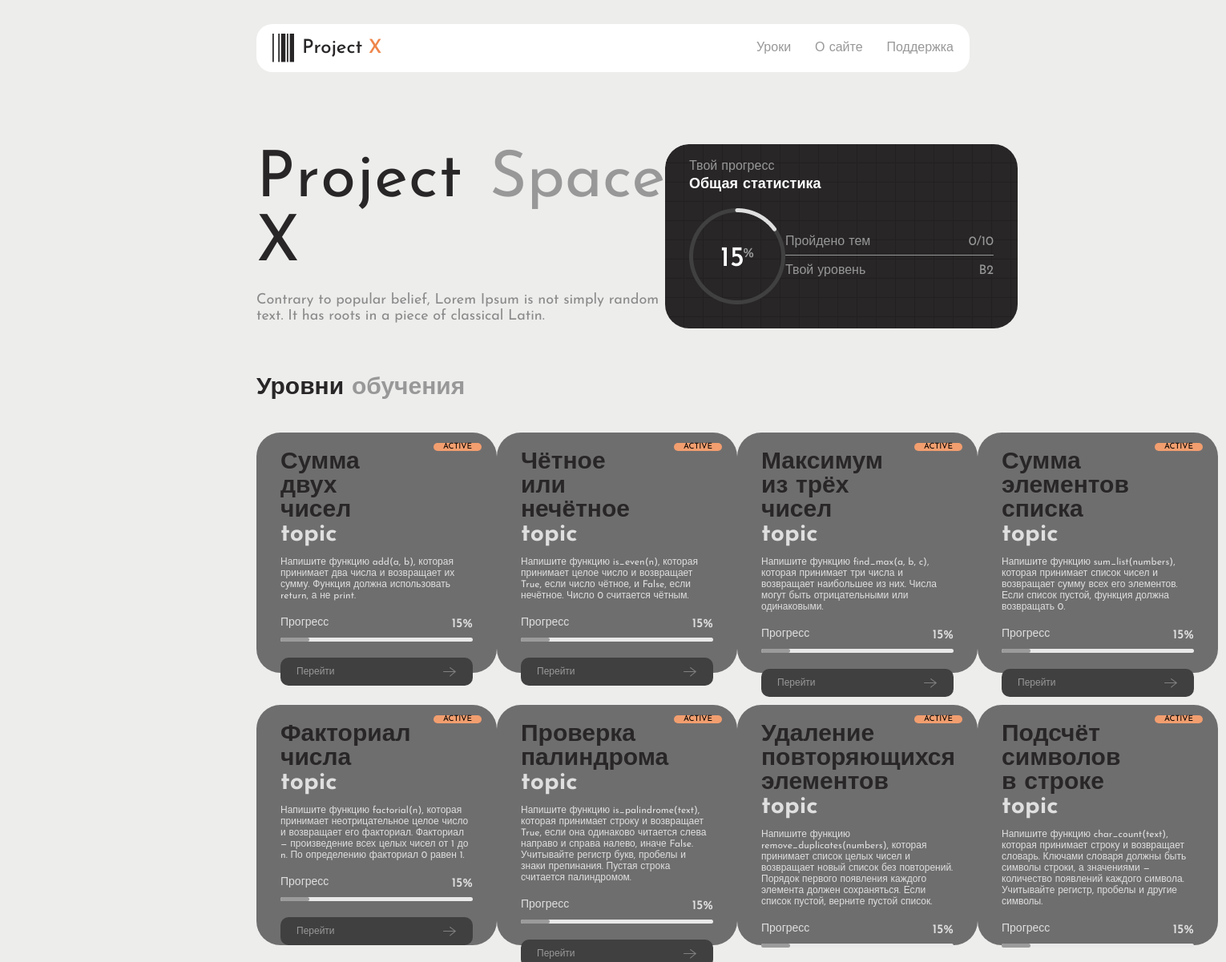
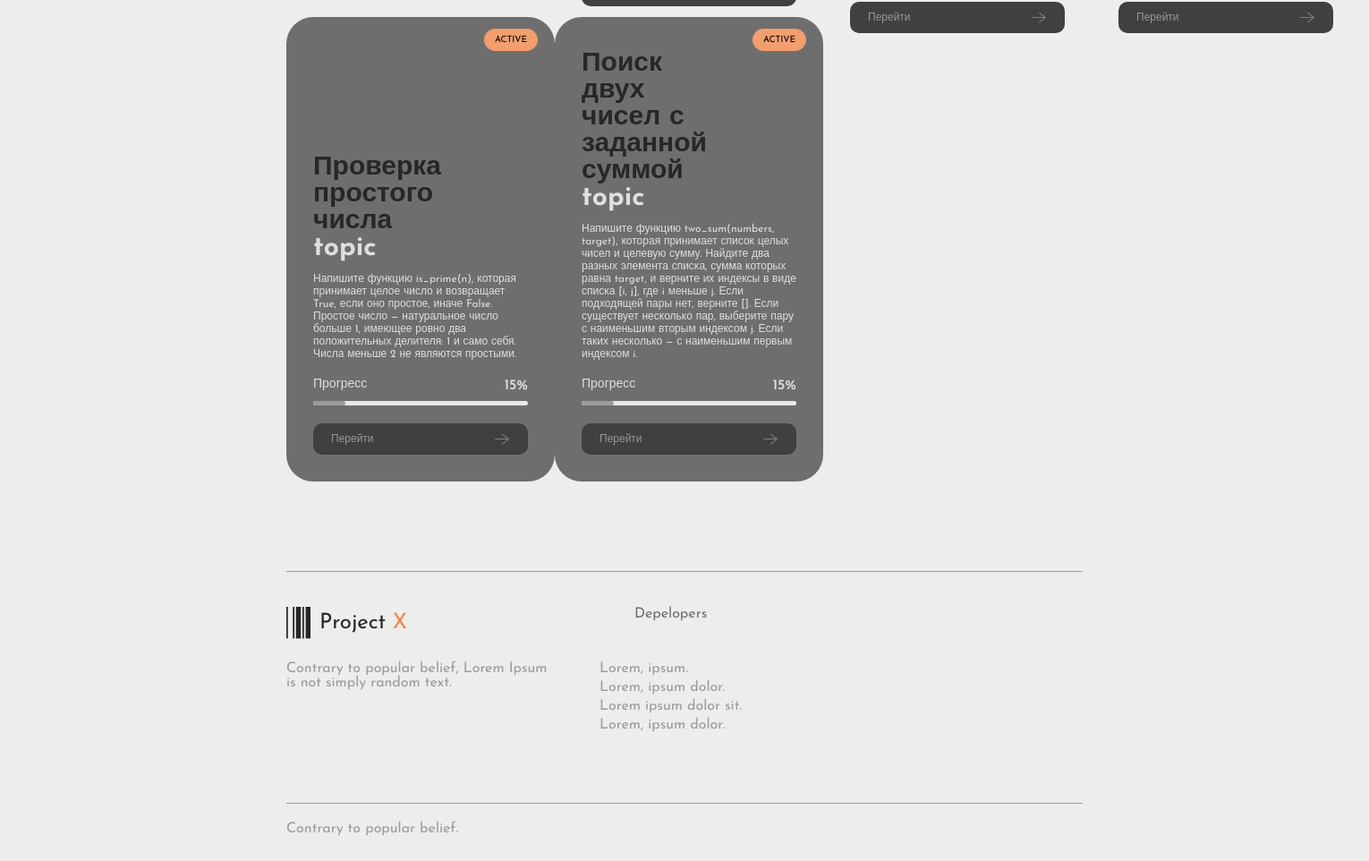
/main/ (signed in), run on the app's committed database (2 pictures, top to bottom).
### task/models.py (models this page shows, shortened)
class Task(models.Model):
    title = models.CharField(max_length=200)
    description = models.TextField()
    number = models.PositiveIntegerField()
    tests = models.JSONField(default=list)

### main/views.py (the view)
# urls.py: path("", views.main, name="main"),
@login_required(login_url='log')
def main(request):
    count = TaskProgress.objects.filter(user=request.user, is_completed=True).count()
    total = Task.objects.count()
    all_tasks = Task.objects.all()
    context = {
        'completed_task' : count,
        'total_tasks' : total,
        'tasks' : all_tasks
    }
    return render(request, 'main/main.html', context)

### main/templates/main/main.html (shortened to what this page needs)
{% load static %}
<!DOCTYPE html>
<html lang="ru">
<head>
    <link rel="stylesheet" href="{%static '/main/css/reset.css' %}">
    <link rel="stylesheet" href="{% static '/main/css/projectX_style.css' %}">
</head>
<body>
    <nav>
        <div class="logo">
            <a class="logo-a" href="">
                <img class="logo_logotype" src="{% static '/main/img/X.png' %}" alt="">
                <p>
                    Project
                    <span>X</span>
                </p>
            </a>
        </div>
        <div class="content">
            <div class="content_navbar">
                <a href="">Уроки</a>
                <a href="">О сайте</a>
                <a href="">Поддержка</a>
            </div>
    </nav>
    <main>
        <div class="hero">
            <div class="content">
                <div class="projx">
                    <div class="content_title">
                        <span>P</span>
                        <span>r</span>
                        <span>o</span>
                        <span>j</span>
                        <span>e</span>
                        <span>c</span>
                        <span>t</span>
                        <span>X</span>
                    </div>
                    <span class="s">Space</span>
                </div>
                <div class="content_text">
                    <p>Contrary to popular belief, Lorem Ipsum is not simply random text. It has roots in a piece of
                        classical Latin.</p>
                </div>
            </div>
            <div class="stat">
                <div class="text">
                    <p class="text_progress">Твой прогресс</p>
                    <p class="text_os">Общая статистика</p>
                </div>
                <div class="stat-vis">
                    <div class="vis_circle">
                        <img src="{% static '/main/img/circle.png' %}" alt="">
                    </div>
                    <div class="vis_content">
                        <div class="vis_content_text-1">
                            <p>Пройдено тем</p>
                            <p>{{completed_task}}/{{total_tasks}}</p>
                        </div>
                        <div class="vis_content_text-2">
                            <p>Твой уровень</p>
                            <p>B2</p>
                        </div>
                    </div>
                </div>
            </div>
        </div>
        <div class="level">
            <div class="title">
                <p>
                    Уровни
                    <span>обучения</span>
                </p>
            </div>
            <div class="cards">
                {% for el in tasks %}
                    <div class="card card-2">
                        <div class="mini-button">ACTIVE</div>
                        <div class="main-content">
                            <div class="title">
                                <p>
                                    {{ el.title }}
                                    <span>topic</span>
                                </p>
                            </div>
                            <div class="text">
                                <p>{{ el.description }}</p>
                            </div>
                            <div class="progress-bar">
                                <div class="content">
                                    <p class="progress">Прогресс</p>
                                    <p class="per">15%</p>
                                </div>
                                <div class="bar"></div>
                            </div>
                            <a href="{% url 'task_detail' el.pk %}" class="card-btn">
                                <p>Перейти</p>
                                <div class="imge">
                                    <img src="{% static '/main/img/Arrow-right.png' %}" alt="">
                                </div>
                            </a>
                        </div>
                    </div>
                {% endfor %}
            </div>
        </div>
    </main>
    <footer>
        <div class="footer-main">
            <div class="general">
                <div class="general_logo">
                    <img src="{% static '/main/img/X.png' %}" alt="">
                    <p class="general_title">
                        Project
                        <span>X</span>
                    </p>
                </div>
                <p class="general_text">Contrary to popular belief, Lorem Ipsum is not simply random text.</p>
            </div>
            <div class="dev">
                <p class="dev_title">Depelopers</p>
                <ul>
                    <li>Lorem, ipsum.</li>
                    <li>Lorem, ipsum dolor.</li>
                    <li>Lorem ipsum dolor sit.</li>
                    <li>Lorem, ipsum dolor.</li>
                </ul>
            </div>
        </div>
        <div class="mini-text">Contrary to popular belief.</div>
    </footer>
</body>
</html>

### data on the page
Task: title "Сумма двух чисел", description "Напишите функцию add(a, b), которая принимает два числа и возвращает их сумму. Функция должна использовать return, а не print."
Task: title "Чётное или нечётное", description "Напишите функцию is_even(n), которая принимает целое число и возвращает True, если число чётное, и False, если нечётное. Число 0 считается чётным."
Task: title "Максимум из трёх чисел", description "Напишите функцию find_max(a, b, c), которая принимает три числа и возвращает наибольшее из них. Числа могут быть отрицательными или одинаковыми."
Task: title "Сумма элементов списка", description "Напишите функцию sum_list(numbers), которая принимает список чисел и возвращает сумму всех его элементов. Если список пустой, функция должна возвращать 0."
Task: title "Факториал числа", description "Напишите функцию factorial(n), которая принимает неотрицательное целое число и возвращает его факториал. Факториал — произведение всех целых чисел от 1 до n. По определению факториал 0 равен 1."
Task: title "Проверка палиндрома", description "Напишите функцию is_palindrome(text), которая принимает строку и возвращает True, если она одинаково читается слева направо и справа налево, иначе False. Учитывайте регистр букв, пробелы и знаки препинания. Пустая строка считается палиндромом."
Task: title "Удаление повторяющихся элементов", description "Напишите функцию remove_duplicates(numbers), которая принимает список целых чисел и возвращает новый список без повторений. Порядок первого появления каждого элемента должен сохраняться. Если список пустой, верните пустой список."
Task: title "Подсчёт символов в строке", description "Напишите функцию char_count(text), которая принимает строку и возвращает словарь. Ключами словаря должны быть символы строки, а значениями — количество появлений каждого символа. Учитывайте регистр, пробелы и другие символы."
Task: title "Проверка простого числа", description "Напишите функцию is_prime(n), которая принимает целое число и возвращает True, если оно простое, иначе False. Простое число — натуральное число больше 1, имеющее ровно два положительных делителя: 1 и само себя. Числа меньше 2 не являются простыми."
Task: title "Поиск двух чисел с заданной суммой", description "Напишите функцию two_sum(numbers, target), которая принимает список целых чисел и целевую сумму. Найдите два разных элемента списка, сумма которых равна target, и верните их индексы в виде списка [i, j], где i меньше j. Если подходящей пары нет, верните []. Если существует несколько пар, выберите пару с наименьшим вторым индексом j. Если таких несколько — с наименьшим первым индексом i."

### other printed values
{{ completed_task }} "0"
{{ total_tasks }} "10"
